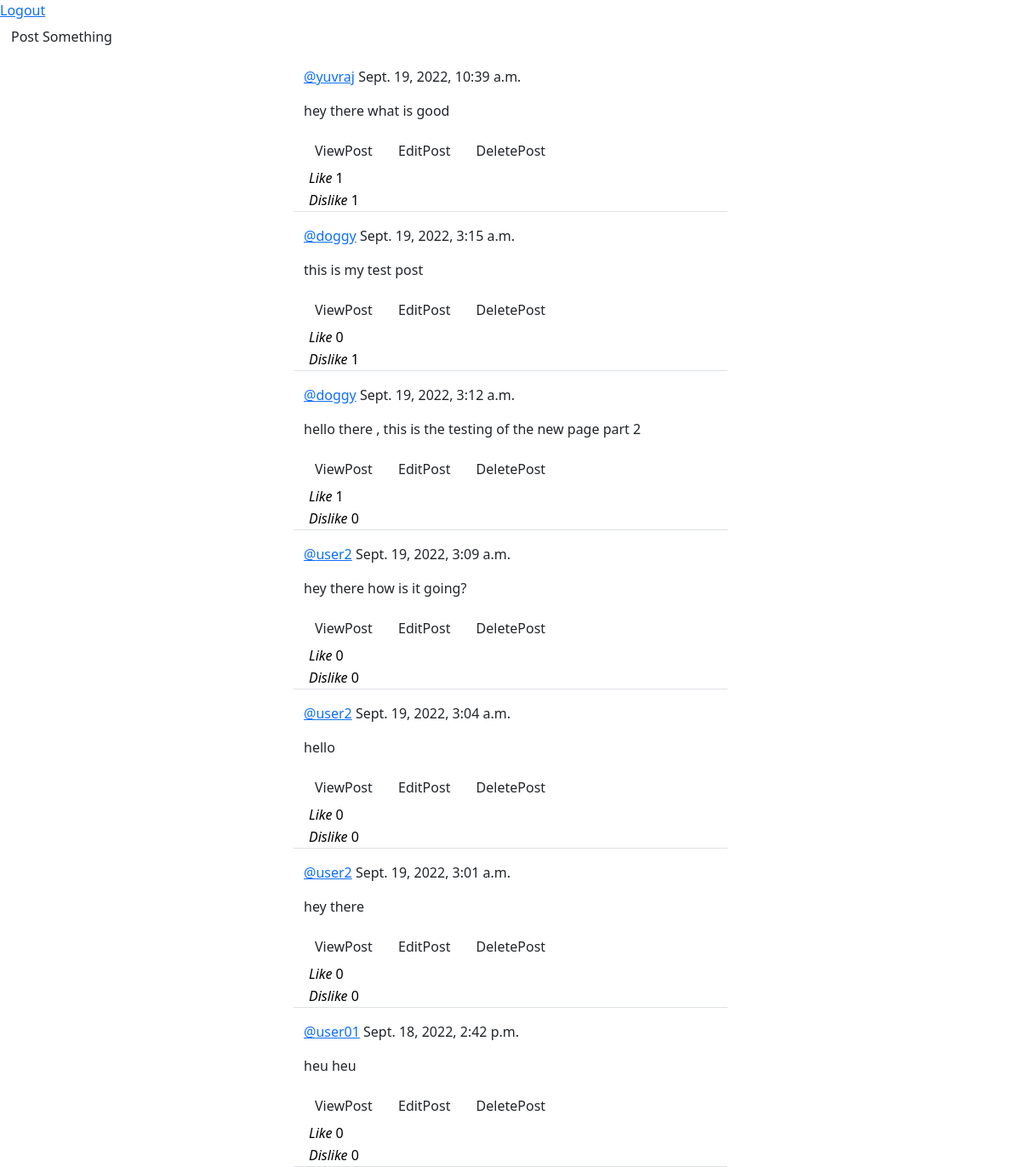
Screenshot of / (signed in) with the database file from the repository.
### social/models.py (models this page shows, shortened)
class Post(models.Model):
    caption  = models.CharField(max_length= 512)
    posted_on = models.DateTimeField(default= timezone.now)
    creator = models.ForeignKey(User , on_delete= models.CASCADE)
    likes = models.ManyToManyField(User,blank= True,related_name='likes')
    dislikes = models.ManyToManyField(User,blank=True,related_name='dislikes')

### social/views.py (the view, shortened to what this page needs)
# urls.py: path('',PostListView.as_view(),name= 'post-list'),
class PostListView(LoginRequiredMixin,View):
    def get(self,request,*args,**kwargs):
        logged_in_user = request.user
        posts = Post.objects.filter(
            creator__profile__followers__in =[logged_in_user.id]
        ).order_by('-posted_on')
        form = PostForm()
        context = {
            'post_list' : posts,
            'form' : form,
        }
        return render (request, 'social/postlist.html',context)

### social/templates/social/postlist.html (shortened to what this page needs)
{% extends 'social/base.html' %}
{% load crispy_forms_tags %}
{% block content %}
    <div>
        <a href="http://127.0.0.1:8000/accounts/logout">Logout</a>
    </div>
    <div>
    <a href="{%url 'post-add' %}" class="btn btn-stretched-link">Post Something</a>
    </div>
    {% for post in post_list %}
    <div class="row justify-content-center mt-3">
        <div class="col-md-5 col-sm-12 border-bottom postion-relative">
            <p><a href="{% url 'profile' post.creator.pk %}"> @{{ post.creator }}</a> {{ post.posted_on }} </p>
            <div>
                <p>{{  post.caption }}</p>
             <a href="{% url 'post-detail' post.id %}" class = "btn btn-stretched-link">ViewPost</a>
             <a href="{% url 'post-edit' post.id %}" class = "btn btn-stretched-link">EditPost</a>
             <a href="{% url 'post-delete' post.id %}" class = "btn btn-stretched-link">DeletePost</a>
            </div>
            <div class="d-flex flex-row">
                <form method="post" action="{% url 'like' post.id %}">
                    <button style="background-color: transparent;border: none;box-shadow:none"type ="submit">
                        <i class="far fa-thumbs-up">Like</i>
                        <span>{{ post.likes.all.count }}</span>
                    </button>
                </form>
            </div>
            <div class="d-flex flex-row">
                <form method="post" action="{% url 'dislike' post.pk %}">
                        <button style="background-color: transparent;border: none;box-shadow:none"type ="submit">
                            <i class="far fa-thumbs-down">Dislike</i>
                            <span>{{ post.dislikes.all.count }}</span>
                        </button>
                </form>
            </div>
        </div>
    </div>
    {% endfor %}
{% endblock content %}

### social/templates/social/base.html (shortened to what this page needs)
<!doctype html>
<html>
  <head>
    <link rel="stylesheet" href="https://cdn.jsdelivr.net/npm/bootstrap@5.2.0-beta1/dist/css/bootstrap.rtl.min.css">
  </head>
  <body>
    {% block content %}
    {% endblock content %}
  </body>
</html>

### rows the page displays
Post: creator "yuvraj", posted_on "Sept. 19, 2022, 10:39 a.m.", caption "hey there what is good", likes.all.count "1", dislikes.all.count "1"
Post: creator "doggy", posted_on "Sept. 19, 2022, 3:15 a.m.", caption "this is my test post", likes.all.count "0", dislikes.all.count "1"
Post: creator "doggy", posted_on "Sept. 19, 2022, 3:12 a.m.", caption "hello there , this is the testing of the new page part 2", likes.all.count "1", dislikes.all.count "0"
Post: creator "user2", posted_on "Sept. 19, 2022, 3:09 a.m.", caption "hey there how is it going?", likes.all.count "0", dislikes.all.count "0"
Post: creator "user2", posted_on "Sept. 19, 2022, 3:04 a.m.", caption "hello", likes.all.count "0", dislikes.all.count "0"
Post: creator "user2", posted_on "Sept. 19, 2022, 3:01 a.m.", caption "hey there", likes.all.count "0", dislikes.all.count "0"
Post: creator "user01", posted_on "Sept. 18, 2022, 2:42 p.m.", caption "heu heu", likes.all.count "0", dislikes.all.count "0"
